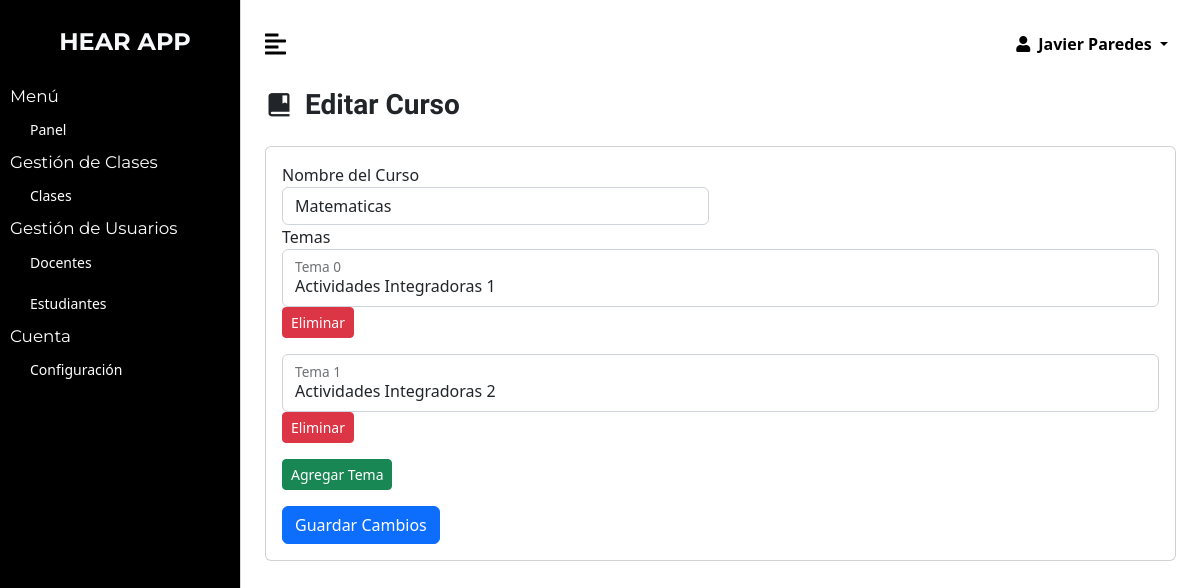
/hearapp/dashboard/edit-courses?id=4 (signed in), run on the app's committed database.
### tables this page shows
CREATE TABLE `tbl_cursos` (
  `id` int(11) NOT NULL,
  `nombre` varchar(255) DEFAULT NULL,
  `estado` varchar(50) DEFAULT NULL
);

CREATE TABLE `tbl_temas` (
  `id` int(11) NOT NULL,
  `nombre` varchar(255) DEFAULT NULL,
  `curso_id` int(11) DEFAULT NULL
);

### hearapp/dashboard/core/Security.php (called while the page is built)
<?php
class Security
{
    public static function getAdminId()
    {
        return $_SESSION["admin_id"];
    }
}

### hearapp/dashboard/class/admin.php (called while the page is built, shortened)
<?php
class Admin
{
    public static function getAdminId($id)
    {
        global $conn;
        $statement = $conn->prepare("SELECT * FROM tbl_admin WHERE id=:id");
        $statement->bindValue(":id", $id);
        $statement->execute();
        $result = $statement->fetch(PDO::FETCH_OBJ);
        return $result;
    }
}

### hearapp/dashboard/class/general.php (called while the page is built, shortened)
<?php
class General
{
    public static function getCourseById($id)
    {
        global $conn;
        $statement = $conn->prepare("SELECT * FROM tbl_cursos WHERE id=:id");
        $statement->bindValue(":id", $id);
        $statement->execute();
        return $statement->fetch(PDO::FETCH_OBJ);
    }
    public static function getThemeCourseId($id)
    {
        global $conn;
        $statement = $conn->prepare("SELECT id, nombre FROM tbl_temas WHERE curso_id = :id");
        $statement->bindValue(":id", $id);
        $statement->execute();
        $result = $statement->fetchAll(PDO::FETCH_OBJ);
        return $result;
    }
}

### hearapp/dashboard/edit-courses.php (the view, shortened to what this page needs)
<?php
include 'app/components/header.php';
include 'app/components/sidebar.php';
include 'app/components/topbar.php';
$courseId = $_GET['id'];
$course = General::getCourseById($courseId);
$temas = General::getThemeCourseId($courseId);
?>
<div class="container-fluid px-4">
    <div class="d-sm-flex align-items-center justify-content-between mb-4">
        <h1 class="h3 mb-0 text-gray-800 d-flex align-items-center gap-2 font_two"><i class='bx bxs-book-bookmark me-1'></i> Editar Curso</h1>
    </div>
    <div class="row">
        <div class="col-lg-12">
            <div class="card card-margin">
                <div class="card-body">
                    <form id="editCourse" method="POST" enctype="multipart/form-data">
                        <div class="row">
                            <div class="col-md-6">
                                <div class="form-group">
                                    <label for="nombre">Nombre del Curso</label>
                                    <input type="text" class="form-control" id="nombre" name="nombre" value="<?= $course->nombre ?>" required>
                                </div>
                            </div>
                        </div>
                        <div class="row">
                            <div class="col-md-12">
                                <div class="form-group">
                                    <label for="temas">Temas</label>
                                    <div id="temasContainer">
                                        <?php foreach ($temas as $index => $tema) : ?>
                                            <div class="form-floating mb-3 tema-item" data-tema-id="<?= $tema->id ?>">
                                                <input type="text" class="form-control" id="tema<?= $index ?>" placeholder="Tema <?= $index ?>" name="temas[]" value="<?= $tema->nombre ?>" required>
                                                <label for="tema<?= $index ?>">Tema <?= $index ?></label>
                                                <button type="button" class="btn btn-danger btn-sm remove-tema-btn" data-tema-id="<?= $tema->id ?>">Eliminar</button>
                                            </div>
                                        <?php endforeach; ?>
                                    </div>
                                    <button type="button" class="btn btn-sm btn-success" id="addTemaBtn">Agregar Tema</button>
                                </div>
                            </div>
                        </div>
                        <div class="row mt-3">
                            <div class="col-md-12">
                                <button type="submit" class="btn btn-primary">Guardar Cambios</button>
                            </div>
                        </div>
                    </form>
                </div>
            </div>
        </div>
    </div>
</div>
<?php include 'app/components/footer.php'; ?>

### hearapp/dashboard/app/components/topbar.php (shortened to what this page needs)
<div id="page-content-wrapper">
    <nav class="navbar navbar-expand-lg navbar-light bg-transparent py-4 px-4">
        <div class="d-flex align-items-center">
            <i class="fas fa-align-left primary-text fs-4 me-3" id="menu-toggle"></i>
        </div>
        <div class="collapse navbar-collapse" id="navbarSupportedContent">
            <ul class="navbar-nav ms-auto mb-2 mb-lg-0">
                <li class="nav-item dropdown">
                    <a class="nav-link dropdown-toggle primary-text fw-bold" href="#" id="navbarDropdown" role="button" data-bs-toggle="dropdown" aria-expanded="false">
                        <i class="fas fa-user me-2"></i><?= $adminObj->nombre ?>
                    </a>
                </li>
            </ul>
        </div>
    </nav>

### hearapp/dashboard/assets/css/dashboard.css (style rules this page uses)
:root { --main-bg-color: #000; --main-text-color: #ADA8FF; --second-text-color: #fff; --second-bg-color: #F6F8FA; --text-purple: #ADA8FF; }
a { text-decoration: none; color: #000; }
.font_two { font-family: "Fjalla One", sans-serif; font-weight: 600; font-style: normal; }
.primary-text { color: var(--main-bg-color); }
#page-content-wrapper { min-width: 100vw; border-left: 1px solid #D9D9D9; }
#menu-toggle { cursor: pointer; }
.collapse a { color: #000; }
@media (min-width: 768px) { #page-content-wrapper { min-width: 0; width: 100%; } }

### data on the page
tbl_cursos: nombre "Matematicas"
tbl_temas: nombre "Actividades Integradoras 1"
tbl_temas: nombre "Actividades Integradoras 2"

### other printed values
$adminObj->nombre "Javier Paredes"
